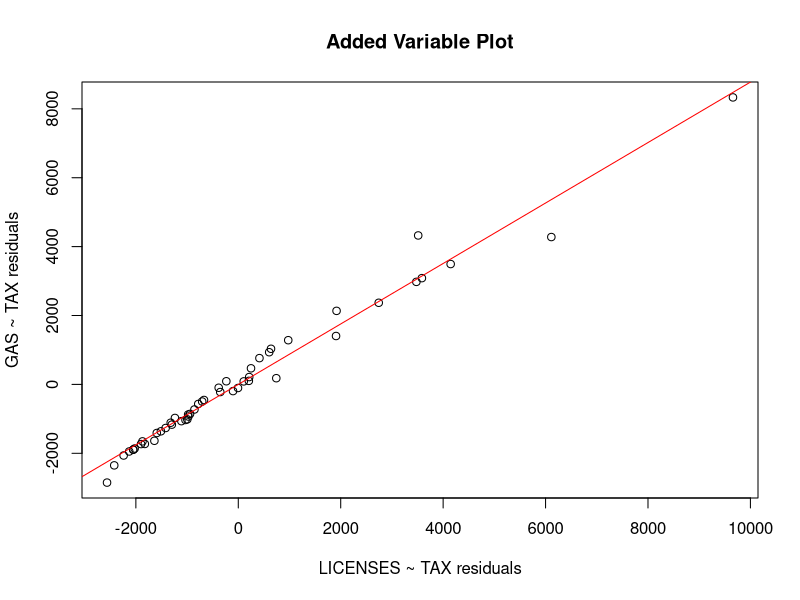
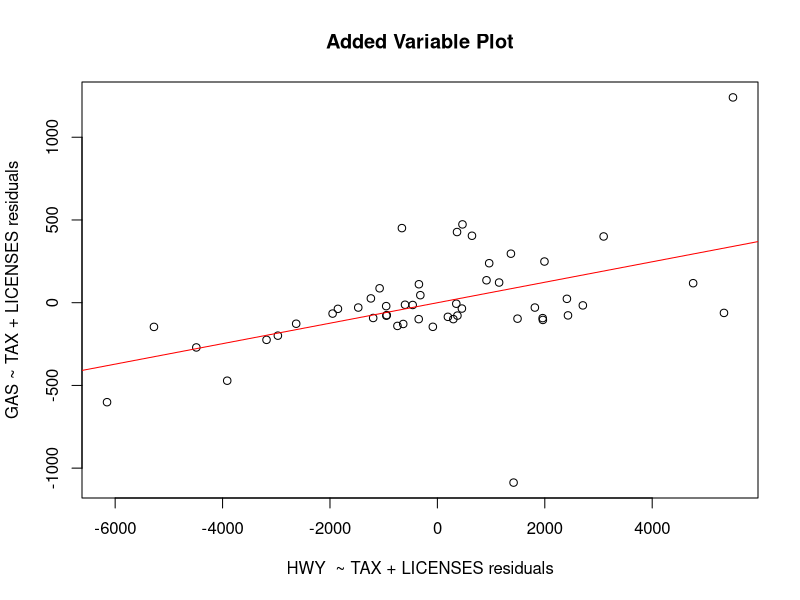
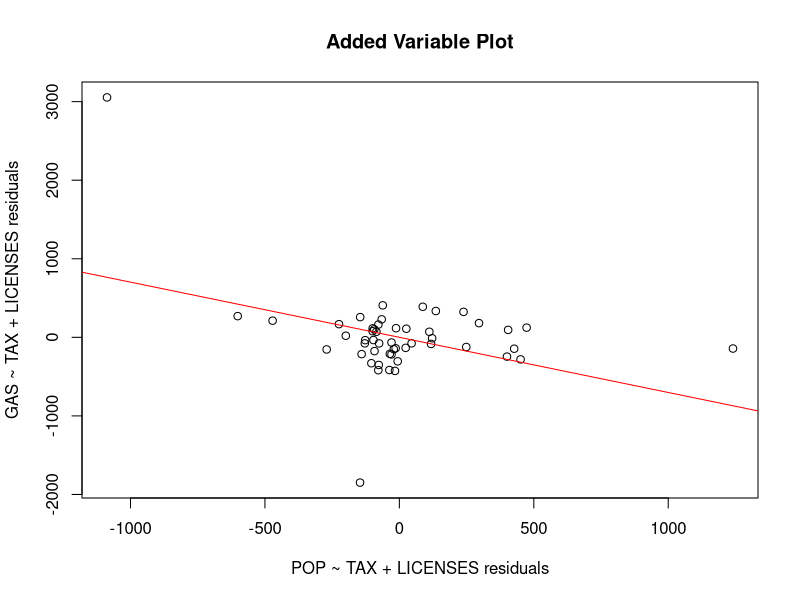
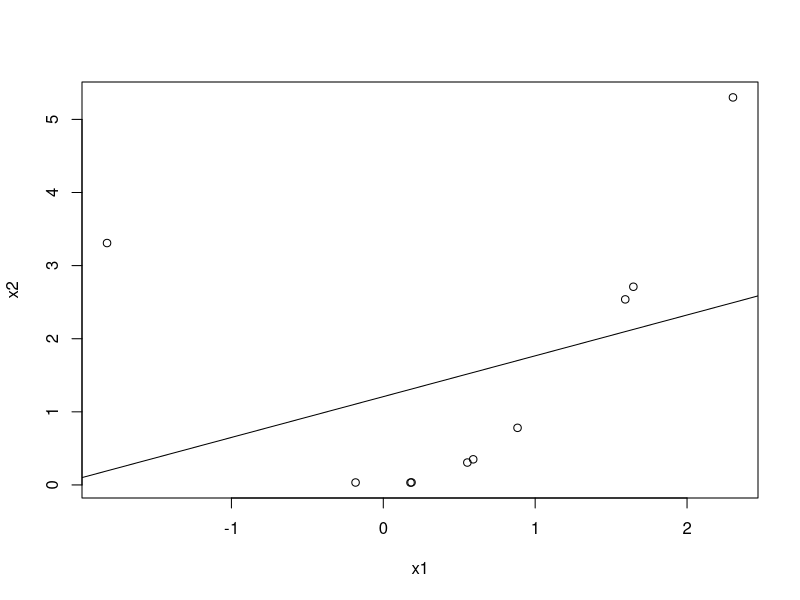
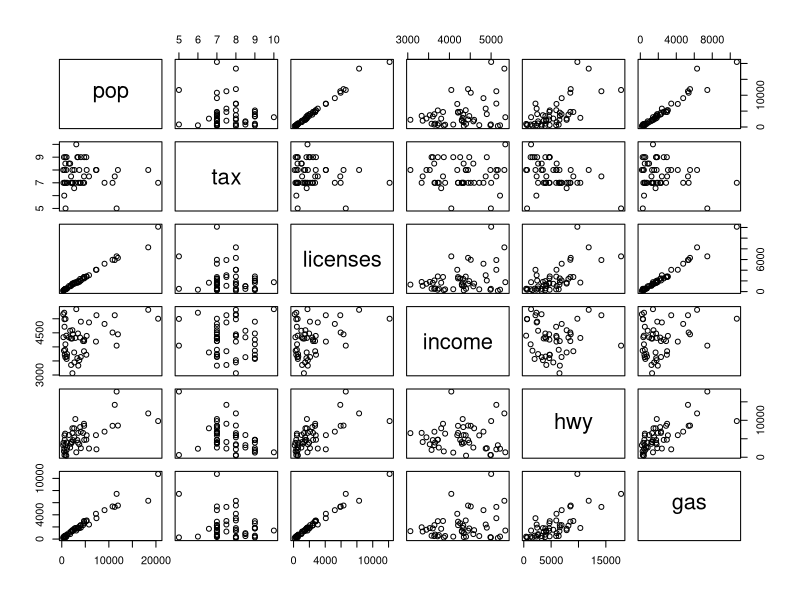

The R script that drew these images, in order:
## ---- chunk 1
knitr::opts_chunk$set(echo = TRUE)
## ---- chunk 2
library(tidyverse)
library(magrittr)
library(pracma)

fuel = read.csv('../../data/fuel.csv')
fuel %>% head

eps.hat = resid(lm(gas~tax,data=fuel))

x2 = fuel$tax
lm(eps.hat~x2)

x2 = 10*x2
lm(eps.hat~x2)
## ---- chunk 3
slr = lm(gas~tax,data=fuel)
mlr = lm(gas~tax+licenses,data=fuel)
slr.tax.lic = lm(licenses~tax,data=fuel)

beta1.prime = coef(slr)[2]
beta1 = coef(mlr)[2]
beta2 = coef(mlr)[3]
alpha1 = coef(slr.tax.lic)[2]

print(c(beta1+beta2*alpha1, beta1.prime))
## ---- chunk 4
slr = lm(gas~tax, data=fuel)
av.licenses = lm(licenses~tax, data=fuel)

x.resid = resid(av.licenses)
y.resid = resid(slr)
plot(x.resid,y.resid,
     xlab='LICENSES ~ TAX residuals',
     ylab='GAS ~ TAX residuals',
     main='Added Variable Plot')
abline(lm(y.resid~x.resid), col='red')

mlr = lm(gas~tax + licenses, data=fuel)
av.hwy = lm(hwy~tax+licenses, data=fuel)

x.resid = resid(av.hwy)
y.resid = resid(mlr)
plot(x.resid,y.resid,
     xlab='HWY  ~ TAX + LICENSES residuals',
     ylab='GAS ~ TAX + LICENSES residuals',
     main='Added Variable Plot')
abline(lm(y.resid~x.resid), col='red')

## ---- chunk 5
library(pracma)
bad.matrix = ones(2,2)
inv(bad.matrix)
## ---- chunk 6
mlr = lm(gas~tax+licenses, data=fuel)
av.pop = lm(pop~tax+licenses, data=fuel)

x.resid = resid(mlr)
y.resid = resid(av.pop)

plot(x.resid,y.resid,
     xlab='POP ~ TAX + LICENSES residuals',
     ylab='GAS ~ TAX + LICENSES residuals',
     main='Added Variable Plot')
abline(lm(y.resid~x.resid), col='red')

mlr %>% summary
lm(gas~tax+licenses+pop, data=fuel) %>% summary
## ---- chunk 7
cov(fuel %>% select(-state))
cor(fuel %>% select(-state))
## ---- chunk 8
set.seed(22345)
x1 = rnorm(10)
x2 = x1^2

cor(x1,x2)

plot(x1,x2)
abline(lm(x2~x1))
## ---- chunk 9
pairs(fuel %>% select(-state))
## ---- chunk 10
full.mod = lm(gas ~ ., data=fuel%>%select(-state))
car::vif(full.mod)
